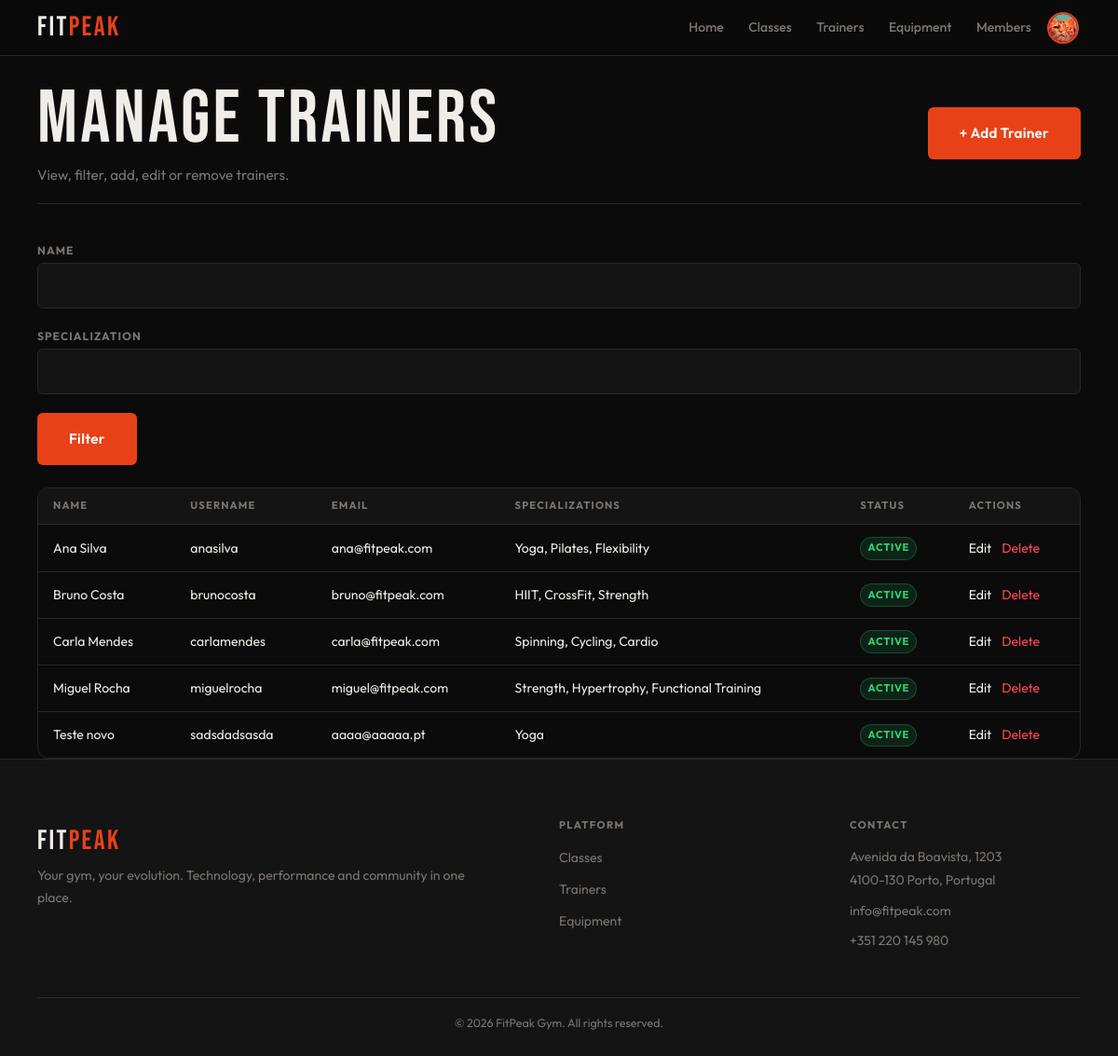
The page /admin/trainers.php?error=notfound (signed in) on the database its author committed.
### tables this page shows
CREATE TABLE trainer_profiles (
    id INTEGER PRIMARY KEY AUTOINCREMENT,
    user_id INTEGER NOT NULL UNIQUE,
    bio TEXT,
    specializations TEXT,
    certifications TEXT,
    FOREIGN KEY(user_id) REFERENCES users(id) ON DELETE CASCADE
);

CREATE TABLE users (
    id INTEGER PRIMARY KEY AUTOINCREMENT,
    name TEXT NOT NULL,
    username TEXT UNIQUE NOT NULL,
    email TEXT UNIQUE NOT NULL,
    password TEXT NOT NULL,
    role TEXT NOT NULL DEFAULT 'member' CHECK(role IN ('member','trainer','admin')),
    photo TEXT DEFAULT NULL,
    active INTEGER NOT NULL DEFAULT 1,
    created_at DATETIME DEFAULT CURRENT_TIMESTAMP
);

### db/trainers.php (called while the page is built, shortened)
<?php
function getAllTrainers($pdo, $filters = []) {
    $sql = "SELECT u.id, u.name, u.username, u.email, u.photo, u.active,
                   tp.bio, tp.specializations, tp.certifications
            FROM users u
            LEFT JOIN trainer_profiles tp ON u.id = tp.user_id
            WHERE u.role = 'trainer' AND u.active = 1";
    $params = [];
    $sql .= " ORDER BY u.name ASC";
    $stmt = $pdo->prepare($sql);
    $stmt->execute($params);
    return $stmt->fetchAll(PDO::FETCH_ASSOC);
}

### template/trainers.php (the view, shortened to what this page needs)
<?php
require_once '../db/trainers.php';
    ?>
    <?php
function output_trainers_admin_table($trainers) {
    foreach ($trainers as $t) {
        ?>
        <tr>
            <td><?= htmlspecialchars($t['name']) ?></td>
            <td><?= htmlspecialchars($t['username']) ?></td>
            <td><?= htmlspecialchars($t['email']) ?></td>
            <td><?= htmlspecialchars(substr($t['specializations'] ?? '', 0, 50)) ?></td>
            <td><?= $t['active'] ? '<span class="badge badge-success">Active</span>' : '<span class="badge badge-danger">Inactive</span>' ?></td>
            <td>
                <a href="edit_trainer.php?id=<?= $t['id'] ?>" class="action-link">Edit</a>
                <a href="delete_trainer.php?id=<?= $t['id'] ?>" class="action-link danger" onclick="return confirm('Delete this trainer?')">Delete</a>
            </td>
        </tr>
        <?php
    }
}
    ?>

### css/base.css (style rules this page uses)
:root { --bg: #0b0b0b; --surface: #141414; --card: #1c1c1c; --border: #272727; --accent: #e84118; --accent-glow: rgba(232, 65, 24, 0.28); --text: #f0ede8; --muted: #7a7571; --success: #2ed573; --warning: #ffa502; --danger: #ff4757; --info: #1e90ff; --ff-display: 'Bebas Neue', sans-serif; --ff-body: 'Outfit', sans-serif; --sp-xs: 0.25rem; --sp-sm: 0.5rem; --sp-md: 1rem; --sp-lg: clamp(1rem, 3vw, 1.5rem); --sp-xl: clamp(1.5rem, 5vw, 2.5rem); --sp-2xl: clamp(2rem, 7vw, 4rem); --nav-h: 60px; --r-sm: 6px; --r-md: 12px; --r-pill: 999px; --touch: 44px; --max-w: 1200px; --shadow-a: 0 0 24px var(--accent-glow); --t: 0.22s cubic-bezier(0.4, 0, 0.2, 1); }
*, *::before, *::after { box-sizing: border-box; margin: 0; padding: 0; }
html { font-size: 16px; scroll-behavior: smooth; -webkit-text-size-adjust: 100%; }
body { font-family: var(--ff-body); background: var(--bg); color: var(--text); line-height: 1.6; min-height: 100dvh; display: flex; flex-direction: column; overflow-x: hidden; }
a { color: inherit; text-decoration: none; }

### css/components.css (style rules this page uses)
.badge { display: inline-flex; align-items: center; padding: 0.2em 0.65em; border-radius: var(--r-pill); font-size: 0.7rem; font-weight: 700; letter-spacing: 0.06em; text-transform: uppercase; white-space: nowrap; border: 1px solid transparent; }
.badge-success { background: rgba(46, 213, 115, .12); color: var(--success); border-color: rgba(46, 213, 115, .25); }
tbody tr { border-bottom: 1px solid var(--border); transition: background var(--t); }
tbody tr:last-child { border-bottom: none; }
tbody td { padding: 0.75rem 1rem; vertical-align: middle; }

### css/pages/admin-trainers.css (style rules this page uses)
.action-link.danger { color: var(--danger); margin-left: 0.5rem; }

### rows shown on the page
trainer_profiles: user.name "Ana Silva", user.username "anasilva", user.email "ana@fitpeak.com", specializations "Yoga, Pilates, Flexibility"
trainer_profiles: user.name "Bruno Costa", user.username "brunocosta", user.email "bruno@fitpeak.com", specializations "HIIT, CrossFit, Strength"
trainer_profiles: user.name "Carla Mendes", user.username "carlamendes", user.email "carla@fitpeak.com", specializations "Spinning, Cycling, Cardio"
trainer_profiles: user.name "Miguel Rocha", user.username "miguelrocha", user.email "miguel@fitpeak.com", specializations "Strength, Hypertrophy, Functional Training"
trainer_profiles: user.name "Teste novo", user.username "sadsdadsasda", user.email "aaaa@aaaaa.pt", specializations "Yoga"
